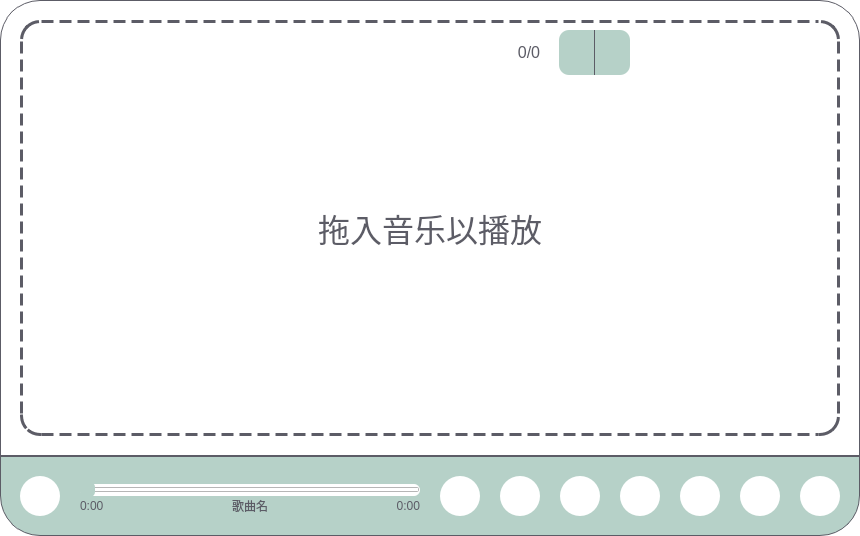
<?xml version="1.0" encoding="UTF-8"?>
<ui version="4.0">
 <class>Widget</class>
 <widget class="QWidget" name="Widget">
  <property name="geometry">
   <rect>
    <x>0</x>
    <y>0</y>
    <width>860</width>
    <height>536</height>
   </rect>
  </property>
  <property name="cursor">
   <cursorShape>ArrowCursor</cursorShape>
  </property>
  <property name="windowTitle">
   <string>Widget</string>
  </property>
  <property name="styleSheet">
   <string notr="true">#Widget {
	background-color: white;
}

QPushButton {
	background-color: rgb(255, 255, 255);
}

QPushButton:hover {
	background-color: rgba(255, 255, 255, 0.75);
}

QLabel {
	color: #5c5c66;
}

#music,
#setting {
	background-color: white;
	border: 1px solid #5c5c66;
	border-top-left-radius: 40px;
	border-top-right-radius: 40px;
}

#label_info {
	background-color: white;
	border: 3px dashed #5c5c66;
	border-radius: 20px;
}

#scrollArea {
	background-color: white;
	border: none;
}

#music_area {
	background-color: white;
	padding: 0px;
}

#scrollArea QPushButton {
	color: #5c5c66;
	background-color: rgba(182, 209, 200, 0.25);
	border-radius: 15px;
	padding-left: 10px;
}

#scrollArea QPushButton:hover {
	background-color: rgba(182, 209, 200, 0.5);
}

#widget_btn {
	background-color: rgb(182, 209, 200);
	border: 1px solid #5c5c66;
	border-bottom-left-radius: 40px;
	border-bottom-right-radius: 40px;
}

#widget_btn QPushButton {
	border-radius: 20px;
}

/* 进度条 */
#progress {
	background-color: white;
	border-radius: 6px;
}

/*2.未滑动过的槽设计参数*/
#progress::add-page:horizontal {
	height: 12px;
	background: white;
	border-radius: 4px;
	margin-top: 2px;
	margin-bottom: 2px;
	margin-left: 0px;
	margin-right: 2px;
}

/*1.滑动过的槽设计参数*/
#progress::sub-page:horizontal {
	height: 12px;
	background: #5c5c66;
	border-radius: 4px;
	margin-top: 2px;
	margin-bottom: 2px;
	margin-left: 2px;
}

/*滑块设置*/
#progress::handle:horizontal {
	background: #b6d1c8;
	width: 12px;
	border-radius: 5px; 
}

/*歌曲名按钮*/
#btn_music_name {
	color: #5c5c66;
	background-color: rgb(182, 209, 200);
}

#label_dir {
	color: #5c5c66;
}

#btn_change_dir {
	color: #5c5c66;
	background-color: #b6d1c8;
	border-radius: 10px;
}

/* 搜索播放列表的左右按钮 */
#find_btn_widget {
	border-radius: 15px;
	background-color: #5c5c66;
}

#btn_left {
	background-color: rgb(182, 209, 200);
	border-top-left-radius: 10px;
	border-bottom-left-radius: 10px;
}

#btn_right {
	background-color: rgb(182, 209, 200);
	border-top-right-radius: 10px;
	border-bottom-right-radius: 10px;
}

#widget {
	border-radius: 10px;
	background-color: white;
}

#le_find {
	border: none;
	border-radius: 10px;
	color: #5c5c66;
}</string>
  </property>
  <layout class="QVBoxLayout" name="verticalLayout">
   <property name="spacing">
    <number>0</number>
   </property>
   <property name="leftMargin">
    <number>0</number>
   </property>
   <property name="topMargin">
    <number>0</number>
   </property>
   <property name="rightMargin">
    <number>0</number>
   </property>
   <property name="bottomMargin">
    <number>0</number>
   </property>
   <item>
    <widget class="QStackedWidget" name="stacked_widget">
     <property name="font">
      <font>
       <family>Microsoft YaHei UI</family>
      </font>
     </property>
     <property name="frameShape">
      <enum>QFrame::NoFrame</enum>
     </property>
     <property name="frameShadow">
      <enum>QFrame::Plain</enum>
     </property>
     <property name="lineWidth">
      <number>1</number>
     </property>
     <widget class="QWidget" name="music">
      <widget class="QScrollArea" name="scrollArea">
       <property name="geometry">
        <rect>
         <x>15</x>
         <y>15</y>
         <width>830</width>
         <height>421</height>
        </rect>
       </property>
       <property name="font">
        <font>
         <family>Microsoft YaHei UI</family>
        </font>
       </property>
       <property name="widgetResizable">
        <bool>true</bool>
       </property>
       <property name="alignment">
        <set>Qt::AlignHCenter|Qt::AlignTop</set>
       </property>
       <widget class="QWidget" name="music_area">
        <property name="geometry">
         <rect>
          <x>0</x>
          <y>0</y>
          <width>830</width>
          <height>421</height>
         </rect>
        </property>
       </widget>
      </widget>
      <widget class="QLabel" name="label_info">
       <property name="geometry">
        <rect>
         <x>20</x>
         <y>20</y>
         <width>820</width>
         <height>416</height>
        </rect>
       </property>
       <property name="font">
        <font>
         <family>Microsoft YaHei UI</family>
         <pointsize>24</pointsize>
        </font>
       </property>
       <property name="text">
        <string>拖入音乐以播放</string>
       </property>
       <property name="alignment">
        <set>Qt::AlignCenter</set>
       </property>
      </widget>
      <widget class="QWidget" name="find_widget" native="true">
       <property name="geometry">
        <rect>
         <x>230</x>
         <y>30</y>
         <width>400</width>
         <height>45</height>
        </rect>
       </property>
       <property name="font">
        <font>
         <family>Microsoft YaHei UI</family>
         <pointsize>12</pointsize>
        </font>
       </property>
       <layout class="QHBoxLayout" name="horizontalLayout">
        <property name="spacing">
         <number>10</number>
        </property>
        <property name="leftMargin">
         <number>0</number>
        </property>
        <property name="topMargin">
         <number>0</number>
        </property>
        <property name="rightMargin">
         <number>0</number>
        </property>
        <property name="bottomMargin">
         <number>0</number>
        </property>
        <item>
         <widget class="QWidget" name="widget" native="true">
          <property name="minimumSize">
           <size>
            <width>0</width>
            <height>45</height>
           </size>
          </property>
          <property name="maximumSize">
           <size>
            <width>16777215</width>
            <height>45</height>
           </size>
          </property>
          <property name="font">
           <font>
            <family>Microsoft YaHei UI</family>
           </font>
          </property>
          <layout class="QHBoxLayout" name="horizontalLayout_2">
           <property name="spacing">
            <number>0</number>
           </property>
           <property name="leftMargin">
            <number>0</number>
           </property>
           <property name="topMargin">
            <number>0</number>
           </property>
           <property name="rightMargin">
            <number>0</number>
           </property>
           <property name="bottomMargin">
            <number>0</number>
           </property>
           <item>
            <widget class="QLineEdit" name="le_find">
             <property name="minimumSize">
              <size>
               <width>0</width>
               <height>45</height>
              </size>
             </property>
             <property name="maximumSize">
              <size>
               <width>16777215</width>
               <height>45</height>
              </size>
             </property>
             <property name="font">
              <font>
               <family>Microsoft YaHei UI</family>
              </font>
             </property>
            </widget>
           </item>
           <item>
            <widget class="QLabel" name="label_count">
             <property name="minimumSize">
              <size>
               <width>40</width>
               <height>45</height>
              </size>
             </property>
             <property name="maximumSize">
              <size>
               <width>40</width>
               <height>45</height>
              </size>
             </property>
             <property name="font">
              <font>
               <family>Microsoft YaHei UI</family>
              </font>
             </property>
             <property name="text">
              <string>0/0</string>
             </property>
             <property name="alignment">
              <set>Qt::AlignCenter</set>
             </property>
            </widget>
           </item>
          </layout>
         </widget>
        </item>
        <item>
         <widget class="QWidget" name="find_btn_widget" native="true">
          <property name="sizePolicy">
           <sizepolicy hsizetype="Preferred" vsizetype="Preferred">
            <horstretch>0</horstretch>
            <verstretch>0</verstretch>
           </sizepolicy>
          </property>
          <property name="minimumSize">
           <size>
            <width>71</width>
            <height>45</height>
           </size>
          </property>
          <property name="maximumSize">
           <size>
            <width>71</width>
            <height>45</height>
           </size>
          </property>
          <property name="font">
           <font>
            <family>Microsoft YaHei UI</family>
           </font>
          </property>
          <widget class="QPushButton" name="btn_left">
           <property name="geometry">
            <rect>
             <x>0</x>
             <y>0</y>
             <width>35</width>
             <height>45</height>
            </rect>
           </property>
           <property name="font">
            <font>
             <family>Microsoft YaHei UI</family>
            </font>
           </property>
           <property name="cursor">
            <cursorShape>PointingHandCursor</cursorShape>
           </property>
           <property name="text">
            <string/>
           </property>
           <property name="icon">
            <iconset resource="res.qrc">
             <normaloff>:/svgs/back.svg</normaloff>:/svgs/back.svg</iconset>
           </property>
          </widget>
          <widget class="QPushButton" name="btn_right">
           <property name="geometry">
            <rect>
             <x>36</x>
             <y>0</y>
             <width>35</width>
             <height>45</height>
            </rect>
           </property>
           <property name="font">
            <font>
             <family>Microsoft YaHei UI</family>
            </font>
           </property>
           <property name="cursor">
            <cursorShape>PointingHandCursor</cursorShape>
           </property>
           <property name="text">
            <string/>
           </property>
           <property name="icon">
            <iconset resource="res.qrc">
             <normaloff>:/svgs/right.svg</normaloff>:/svgs/right.svg</iconset>
           </property>
          </widget>
         </widget>
        </item>
       </layout>
      </widget>
     </widget>
     <widget class="QWidget" name="setting">
      <widget class="QLabel" name="label">
       <property name="geometry">
        <rect>
         <x>30</x>
         <y>30</y>
         <width>800</width>
         <height>40</height>
        </rect>
       </property>
       <property name="sizePolicy">
        <sizepolicy hsizetype="Fixed" vsizetype="Fixed">
         <horstretch>0</horstretch>
         <verstretch>0</verstretch>
        </sizepolicy>
       </property>
       <property name="font">
        <font>
         <family>.萍方-简0</family>
        </font>
       </property>
       <property name="text">
        <string>启动时自动添加这个目录里的音乐：</string>
       </property>
      </widget>
      <widget class="QPushButton" name="btn_change_dir">
       <property name="geometry">
        <rect>
         <x>30</x>
         <y>70</y>
         <width>90</width>
         <height>40</height>
        </rect>
       </property>
       <property name="font">
        <font>
         <family>.萍方-简0</family>
        </font>
       </property>
       <property name="cursor">
        <cursorShape>PointingHandCursor</cursorShape>
       </property>
       <property name="text">
        <string>更改</string>
       </property>
      </widget>
      <widget class="QLabel" name="label_dir">
       <property name="geometry">
        <rect>
         <x>140</x>
         <y>70</y>
         <width>690</width>
         <height>40</height>
        </rect>
       </property>
       <property name="font">
        <font>
         <family>.萍方-简0</family>
        </font>
       </property>
       <property name="text">
        <string>音乐目录</string>
       </property>
      </widget>
     </widget>
    </widget>
   </item>
   <item>
    <widget class="QWidget" name="widget_btn" native="true">
     <property name="sizePolicy">
      <sizepolicy hsizetype="Preferred" vsizetype="Preferred">
       <horstretch>0</horstretch>
       <verstretch>0</verstretch>
      </sizepolicy>
     </property>
     <property name="minimumSize">
      <size>
       <width>0</width>
       <height>80</height>
      </size>
     </property>
     <property name="maximumSize">
      <size>
       <width>16777215</width>
       <height>80</height>
      </size>
     </property>
     <property name="font">
      <font>
       <family>Microsoft YaHei UI</family>
      </font>
     </property>
     <widget class="QPushButton" name="btn_shutdown">
      <property name="geometry">
       <rect>
        <x>20</x>
        <y>20</y>
        <width>40</width>
        <height>40</height>
       </rect>
      </property>
      <property name="font">
       <font>
        <family>Microsoft YaHei UI</family>
       </font>
      </property>
      <property name="cursor">
       <cursorShape>PointingHandCursor</cursorShape>
      </property>
      <property name="text">
       <string/>
      </property>
      <property name="icon">
       <iconset resource="res.qrc">
        <normaloff>:/svgs/shutdown.svg</normaloff>:/svgs/shutdown.svg</iconset>
      </property>
      <property name="iconSize">
       <size>
        <width>20</width>
        <height>20</height>
       </size>
      </property>
     </widget>
     <widget class="QPushButton" name="btn_play">
      <property name="geometry">
       <rect>
        <x>500</x>
        <y>20</y>
        <width>40</width>
        <height>40</height>
       </rect>
      </property>
      <property name="font">
       <font>
        <family>Microsoft YaHei UI</family>
       </font>
      </property>
      <property name="cursor">
       <cursorShape>PointingHandCursor</cursorShape>
      </property>
      <property name="text">
       <string/>
      </property>
      <property name="icon">
       <iconset resource="res.qrc">
        <normaloff>:/svgs/play.svg</normaloff>:/svgs/play.svg</iconset>
      </property>
      <property name="iconSize">
       <size>
        <width>20</width>
        <height>20</height>
       </size>
      </property>
     </widget>
     <widget class="QPushButton" name="btn_down">
      <property name="geometry">
       <rect>
        <x>620</x>
        <y>20</y>
        <width>40</width>
        <height>40</height>
       </rect>
      </property>
      <property name="font">
       <font>
        <family>Microsoft YaHei UI</family>
       </font>
      </property>
      <property name="cursor">
       <cursorShape>PointingHandCursor</cursorShape>
      </property>
      <property name="text">
       <string/>
      </property>
      <property name="icon">
       <iconset resource="res.qrc">
        <normaloff>:/svgs/jian.svg</normaloff>:/svgs/jian.svg</iconset>
      </property>
      <property name="iconSize">
       <size>
        <width>20</width>
        <height>20</height>
       </size>
      </property>
     </widget>
     <widget class="QPushButton" name="btn_up">
      <property name="geometry">
       <rect>
        <x>680</x>
        <y>20</y>
        <width>40</width>
        <height>40</height>
       </rect>
      </property>
      <property name="font">
       <font>
        <family>Microsoft YaHei UI</family>
       </font>
      </property>
      <property name="cursor">
       <cursorShape>PointingHandCursor</cursorShape>
      </property>
      <property name="text">
       <string/>
      </property>
      <property name="icon">
       <iconset resource="res.qrc">
        <normaloff>:/svgs/jia.svg</normaloff>:/svgs/jia.svg</iconset>
      </property>
      <property name="iconSize">
       <size>
        <width>20</width>
        <height>20</height>
       </size>
      </property>
     </widget>
     <widget class="QSlider" name="progress">
      <property name="geometry">
       <rect>
        <x>80</x>
        <y>28</y>
        <width>340</width>
        <height>12</height>
       </rect>
      </property>
      <property name="font">
       <font>
        <family>Microsoft YaHei UI</family>
       </font>
      </property>
      <property name="cursor">
       <cursorShape>PointingHandCursor</cursorShape>
      </property>
      <property name="maximum">
       <number>1000</number>
      </property>
      <property name="value">
       <number>0</number>
      </property>
      <property name="tracking">
       <bool>true</bool>
      </property>
      <property name="orientation">
       <enum>Qt::Horizontal</enum>
      </property>
      <property name="invertedAppearance">
       <bool>false</bool>
      </property>
      <property name="invertedControls">
       <bool>false</bool>
      </property>
      <property name="tickPosition">
       <enum>QSlider::NoTicks</enum>
      </property>
      <property name="tickInterval">
       <number>0</number>
      </property>
     </widget>
     <widget class="QLabel" name="label_now">
      <property name="geometry">
       <rect>
        <x>80</x>
        <y>40</y>
        <width>50</width>
        <height>20</height>
       </rect>
      </property>
      <property name="font">
       <font>
        <family>Microsoft YaHei UI</family>
       </font>
      </property>
      <property name="text">
       <string>0:00</string>
      </property>
      <property name="scaledContents">
       <bool>true</bool>
      </property>
      <property name="alignment">
       <set>Qt::AlignLeading|Qt::AlignLeft|Qt::AlignVCenter</set>
      </property>
     </widget>
     <widget class="QLabel" name="label_rest">
      <property name="geometry">
       <rect>
        <x>370</x>
        <y>40</y>
        <width>50</width>
        <height>20</height>
       </rect>
      </property>
      <property name="font">
       <font>
        <family>Microsoft YaHei UI</family>
       </font>
      </property>
      <property name="text">
       <string>0:00</string>
      </property>
      <property name="scaledContents">
       <bool>true</bool>
      </property>
      <property name="alignment">
       <set>Qt::AlignRight|Qt::AlignTrailing|Qt::AlignVCenter</set>
      </property>
     </widget>
     <widget class="QPushButton" name="btn_previoud">
      <property name="geometry">
       <rect>
        <x>440</x>
        <y>20</y>
        <width>40</width>
        <height>40</height>
       </rect>
      </property>
      <property name="font">
       <font>
        <family>Microsoft YaHei UI</family>
       </font>
      </property>
      <property name="cursor">
       <cursorShape>PointingHandCursor</cursorShape>
      </property>
      <property name="text">
       <string/>
      </property>
      <property name="icon">
       <iconset resource="res.qrc">
        <normaloff>:/svgs/previous.svg</normaloff>:/svgs/previous.svg</iconset>
      </property>
      <property name="iconSize">
       <size>
        <width>20</width>
        <height>20</height>
       </size>
      </property>
     </widget>
     <widget class="QPushButton" name="btn_next">
      <property name="geometry">
       <rect>
        <x>560</x>
        <y>20</y>
        <width>40</width>
        <height>40</height>
       </rect>
      </property>
      <property name="font">
       <font>
        <family>Microsoft YaHei UI</family>
       </font>
      </property>
      <property name="cursor">
       <cursorShape>PointingHandCursor</cursorShape>
      </property>
      <property name="text">
       <string/>
      </property>
      <property name="icon">
       <iconset resource="res.qrc">
        <normaloff>:/svgs/next.svg</normaloff>:/svgs/next.svg</iconset>
      </property>
      <property name="iconSize">
       <size>
        <width>20</width>
        <height>20</height>
       </size>
      </property>
     </widget>
     <widget class="QPushButton" name="btn_mode">
      <property name="geometry">
       <rect>
        <x>740</x>
        <y>20</y>
        <width>40</width>
        <height>40</height>
       </rect>
      </property>
      <property name="font">
       <font>
        <family>Microsoft YaHei UI</family>
       </font>
      </property>
      <property name="cursor">
       <cursorShape>PointingHandCursor</cursorShape>
      </property>
      <property name="text">
       <string/>
      </property>
      <property name="icon">
       <iconset resource="res.qrc">
        <normaloff>:/svgs/again.svg</normaloff>:/svgs/again.svg</iconset>
      </property>
      <property name="iconSize">
       <size>
        <width>20</width>
        <height>20</height>
       </size>
      </property>
     </widget>
     <widget class="QPushButton" name="btn_music_name">
      <property name="geometry">
       <rect>
        <x>130</x>
        <y>40</y>
        <width>240</width>
        <height>20</height>
       </rect>
      </property>
      <property name="font">
       <font>
        <family>Microsoft YaHei UI</family>
       </font>
      </property>
      <property name="cursor">
       <cursorShape>PointingHandCursor</cursorShape>
      </property>
      <property name="text">
       <string>歌曲名</string>
      </property>
      <property name="flat">
       <bool>true</bool>
      </property>
     </widget>
     <widget class="QPushButton" name="btn_more">
      <property name="geometry">
       <rect>
        <x>800</x>
        <y>20</y>
        <width>40</width>
        <height>40</height>
       </rect>
      </property>
      <property name="font">
       <font>
        <family>Microsoft YaHei UI</family>
       </font>
      </property>
      <property name="cursor">
       <cursorShape>PointingHandCursor</cursorShape>
      </property>
      <property name="text">
       <string/>
      </property>
      <property name="icon">
       <iconset resource="res.qrc">
        <normaloff>:/svgs/more.svg</normaloff>:/svgs/more.svg</iconset>
      </property>
      <property name="iconSize">
       <size>
        <width>20</width>
        <height>20</height>
       </size>
      </property>
     </widget>
    </widget>
   </item>
  </layout>
 </widget>
 <resources>
  <include location="res.qrc"/>
 </resources>
 <connections/>
</ui>
